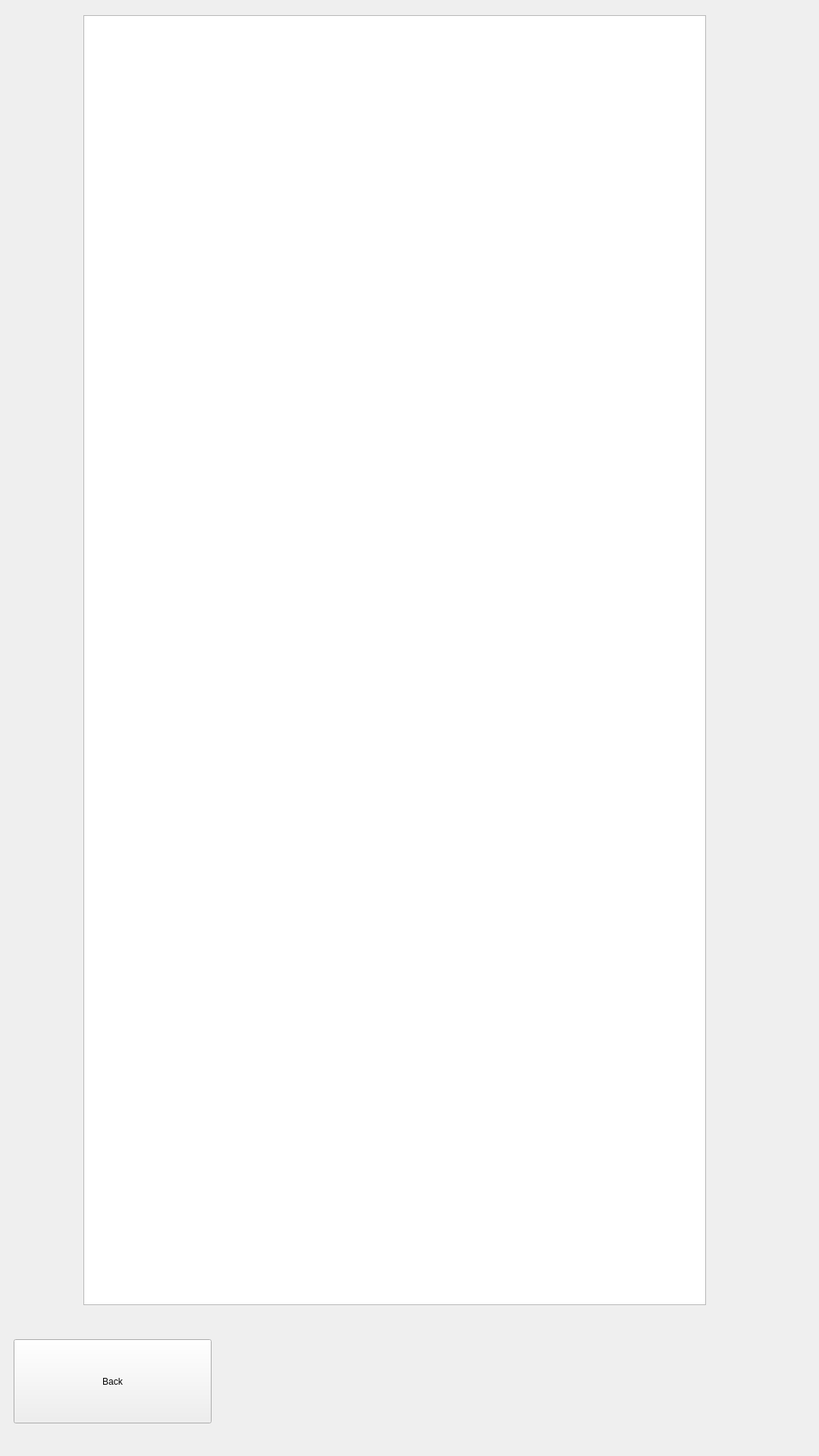
<?xml version="1.0" encoding="UTF-8"?>
<ui version="4.0">
 <class>ShowStats</class>
 <widget class="QWidget" name="ShowStats">
  <property name="geometry">
   <rect>
    <x>0</x>
    <y>0</y>
    <width>1080</width>
    <height>1920</height>
   </rect>
  </property>
  <property name="windowTitle">
   <string>Form</string>
  </property>
  <widget class="QTableWidget" name="logTable">
   <property name="geometry">
    <rect>
     <x>110</x>
     <y>20</y>
     <width>821</width>
     <height>1701</height>
    </rect>
   </property>
  </widget>
  <widget class="QPushButton" name="pushButton">
   <property name="geometry">
    <rect>
     <x>18</x>
     <y>1766</y>
     <width>261</width>
     <height>111</height>
    </rect>
   </property>
   <property name="text">
    <string>Back</string>
   </property>
  </widget>
 </widget>
 <resources/>
 <connections/>
</ui>
